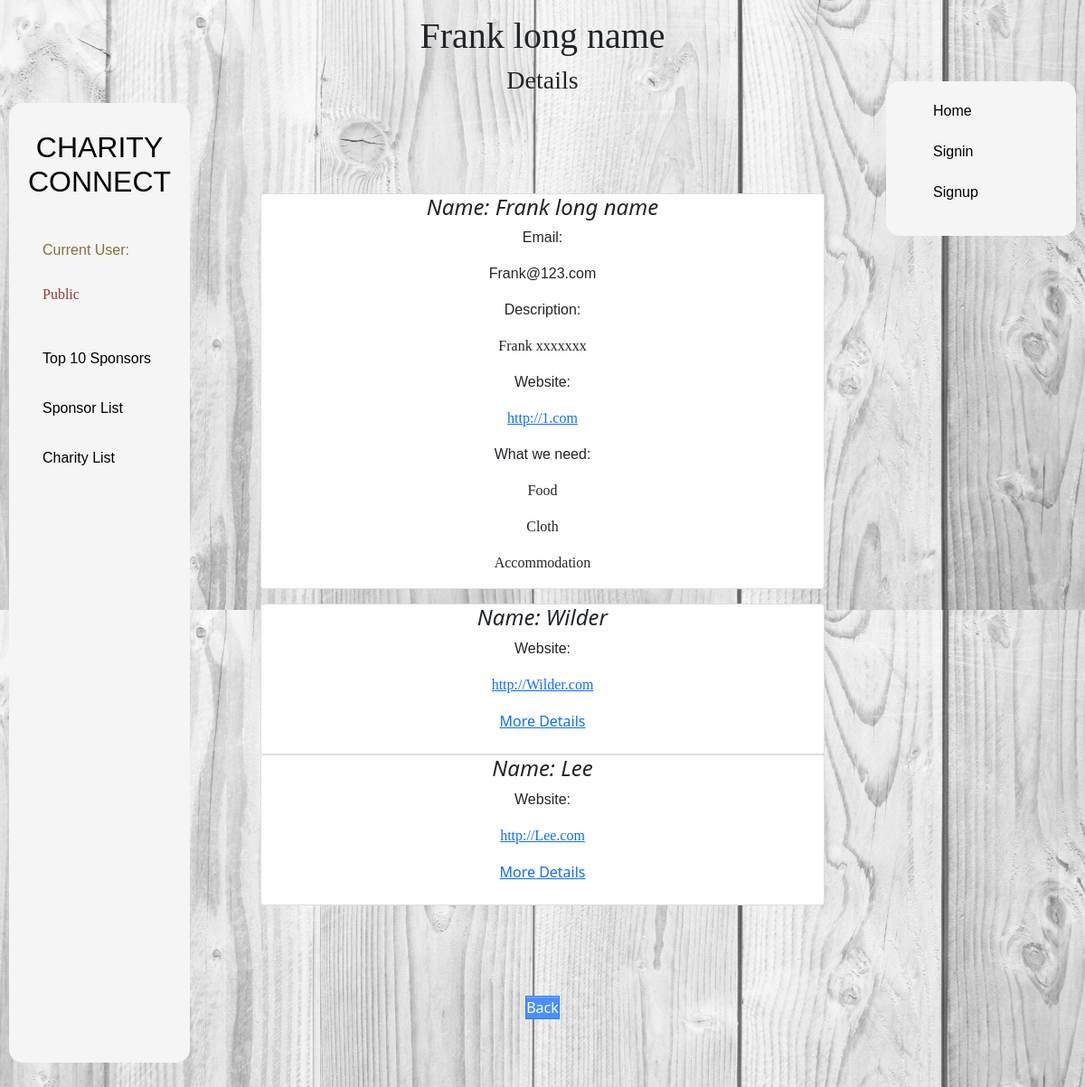
Page /details/Frank on the committed database.
### cc/models.py (models this page shows)
class UserCharity(models.Model):
    user = models.OneToOneField(User, on_delete=models.CASCADE, primary_key=True)
    username = models.CharField(unique=True, max_length=200)
    long_name = models.CharField(max_length=200)
    description = models.TextField(max_length=2048)
    connection = models.IntegerField(default=0)
    email = models.EmailField(
        blank=True,
        unique=True,
        error_messages={
            'unique': "A user with that email already exists.",
        }
    )
    website = models.URLField()
    class Meta:
        db_table = 'charity'
        verbose_name = 'charity'
        verbose_name_plural = verbose_name

class Need(models.Model):
    username = models.ForeignKey('UserCharity', to_field='username', on_delete=models.CASCADE)
    need = models.CharField(max_length=200)

class UserSponsor(models.Model):
    user = models.OneToOneField(User, on_delete=models.CASCADE, primary_key=True)
    username = models.CharField(unique=True, max_length=200)
    long_name = models.CharField(max_length=200)
    description = models.TextField(max_length=2048)
    connection = models.IntegerField(default=0)
    email = models.EmailField(
        blank=True,
        unique=True,
        error_messages={
            'unique': "A user with that email already exists.",
        }
    )
    website = models.URLField()
    class Meta:
        db_table = 'sponsor'
        verbose_name = 'sponsor'
        verbose_name_plural = verbose_name

### cc/views.py (the view, shortened to what this page needs)
# urls.py: path('details/<slug:details_slug>', views.details, name='details'),
def details(request, details_slug):
    if request.user.is_anonymous:
        signin_status = False
    else:
        signin_status = True
    request_user = request.user.username
    message_number = len(list(Message.objects.filter(reply_user=request_user, message_type=1).values()))
    try:
        user = User.objects.get(username=details_slug)
        if request.method == 'GET':
            username = user.username
            user_type = user.user_type
            connection_list = []
            if user_type == 1:  # Charity and need
                user_profile = UserCharity.objects.get(username=username)
                user_item = list(Need.objects.filter(username=username).values())
                connection_profile = Connect.objects.filter(charity_user=username).values('sponsor_user').annotate(
                    user_count=Count('sponsor_user')).order_by('-user_count')
                for ele in list(connection_profile):
                    connection_list.append(ele['sponsor_user'])
                connection_user = UserSponsor.objects.filter(username__in=connection_list)
            connection_user = sorted(list(connection_user.values()), key=lambda x: connection_list.index(x['username']))
        return render(request=request,
                      template_name="cc/details.html",
                      context={"details_found": True,
                               'details_user': user,
                               "details": user_profile,
                               "connection_user": connection_user,  # same as user_profile
                               "item": user_item,
                               'signin_status': signin_status,
                               'current_user': request.user,
                               'message_number': message_number,
                               }
                      )
    except Exception as exc:
        return render(request=request,
                      template_name="cc/details.html",
                      context={"details_found": False,
                               'signin_status': signin_status,
                               'current_user': request.user,
                               'message_number': message_number,
                               }
                      )

### templates/cc/details.html (shortened to what this page needs)
{% extends 'base/base.html' %}
{% load static %}
{% block css %}
    <link rel="stylesheet" href="{% static 'cc/styles/details.css' %}">
{% endblock %}
{% block h1 %}{{ details.long_name }}{% endblock %}
{% block h3 %}Details{% endblock %}
{% block body %}
    <center>
{% if details_found %}
    <body>
        <div>
        <div class="row row-cols-1 row-cols-sm-1 g-1">
            <div class="container">
                <div class="row">
                    <div class="card item-card card-block">
                        <h4 class="card-title text-right"><i class="material-icons">Name: {{ details.long_name }}</i>
                        </h4>
                        <p style="size: A4; font-family: sans-serif">Email:</p>
                        <p style="font-family: sans-serif">{{ details.email }}</p>
                        <p style="size: A4; font-family: sans-serif">Description:</p>
                        <p style="font-family: fantasy">{{ details.description | linebreaksbr }}</p>
                        <p style="size: A4; font-family: sans-serif">Website:</p>
                        <a href="{{ details.website }}">
                        <p style="font-family: fantasy">{{ details.website }}</p>
                        </a>
                        {% if details_user.user_type == 1 %}
                            <p style="size: A4; font-family: sans-serif">What we need:</p>
                        {% else %}
                            <p style="size: A4; font-family: sans-serif">What we have:</p>
                        {% endif %}
                        {% for ele in item %}
                            <p style="font-family: fantasy">{{ ele.need }}</p>
                        {% endfor %}
                    </div>
                </div>
            </div>
        </div>
            {% for ele in connection_user %}
            <div class="row">
                <div class="card item-card card-block">
                    <h4 class="card-title text-right"><i class="material-icons">Name: {{ ele.long_name }}</i>
                        </h4>
                                    <p style="size: A4; font-family: sans-serif">Website:</p>
                                    <a href="{{ ele.website }}" >
                                    <p style="font-family: fantasy">{{ ele.website }}</p></a>
                                    <a href="{% url 'details' ele.username %}" class="button">More
                                        Details</a><br/>
                </div>
            </div>
        {% endfor %}
    <button class="blue" onclick="javascript:history.back(-1);" value="Back" style="margin-top: 100px">Back</button>
        </div>
    </body>
{% else %}
    <p>No details found for this user, sorry!</p>
{% endif %}
    </center>
{% endblock %}

### cc/static/cc/styles/base.css (style rules this page uses)
* { box-sizing: border-box; margin: 0; padding: 0; list-style: none; text-decoration: none; }
button.blue { color: white; background: #4C8FFB; border: 1px #3079ED solid; box-shadow: inset 0 1px 0 #80B0FB; }
body { background: url("../img/Light-Grey-Background-Wallpaper-63-images-.jpg"); background-size: 100%; }

### cc/static/cc/styles/details.css (style rules this page uses)
.item-card { transition:0.5s; cursor:pointer; padding-right: -100px; }

### rows in the picture
UserCharity: long_name "Frank long name", email "Frank@123.com", description "Frank xxxxxxx", website "http://1.com"
Need: need "Food"
Need: need "Cloth"
Need: need "Accommodation"
UserSponsor: long_name "Wilder", website "http://Wilder.com"
UserSponsor: long_name "Lee", website "http://Lee.com"
